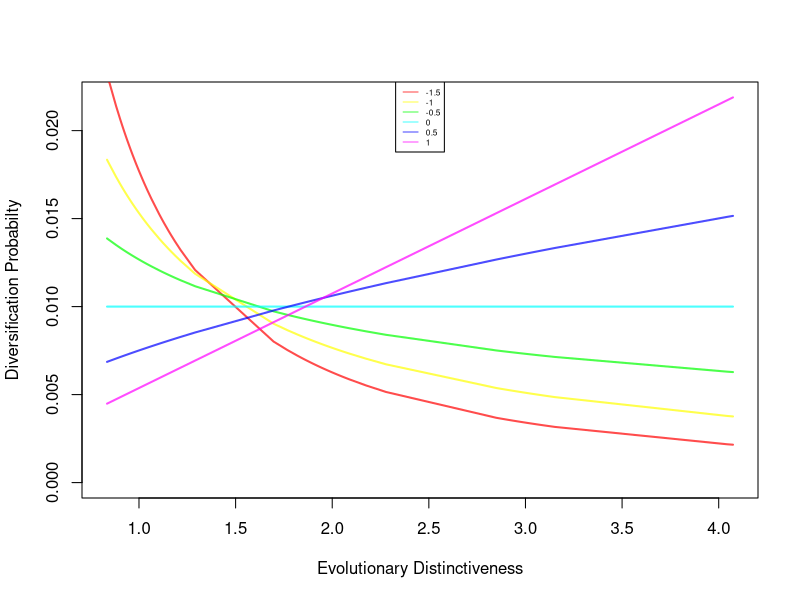

Reproduce this figure in R.
## 18/07/2014
## D.J. Bennett
## Testing the ED strength metric

# Poisson distributed ED values with some noise
# Poisson because this is what a normal ED distribution would look like in an unbalanced tree
eds <- sort (rpois (100, 1) + rnorm (100, mean = 1, sd = 0.1))
# a vector of strengths for calculating probability
ed.strength <- seq (-1.5, 1, 0.5)
colours <- rainbow (length (ed.strength), alpha = 0.7)
plot (x = c (min (eds), max (eds)), y = c (0, max (eds)/sum(eds)),
      col = NULL, ylab = "Diversification Probabilty",
      xlab = "Evolutionary Distinctiveness")
for (i in 1:length (ed.strength)) {
  probs <- eds^ed.strength[i]
  probs <- probs/sum (probs)
  lines (y = probs, x = eds, col = colours[i], lwd = 2)
}
legend ("top", as.character (ed.strength), col = colours, lwd = 1, cex = 0.5)
# Plot shows ED vs Probability of diversifiying (abs speciation rate), colours represent the strength of
#  ed strength. 1 means probability is ED, -1 means probability is 1/ED.